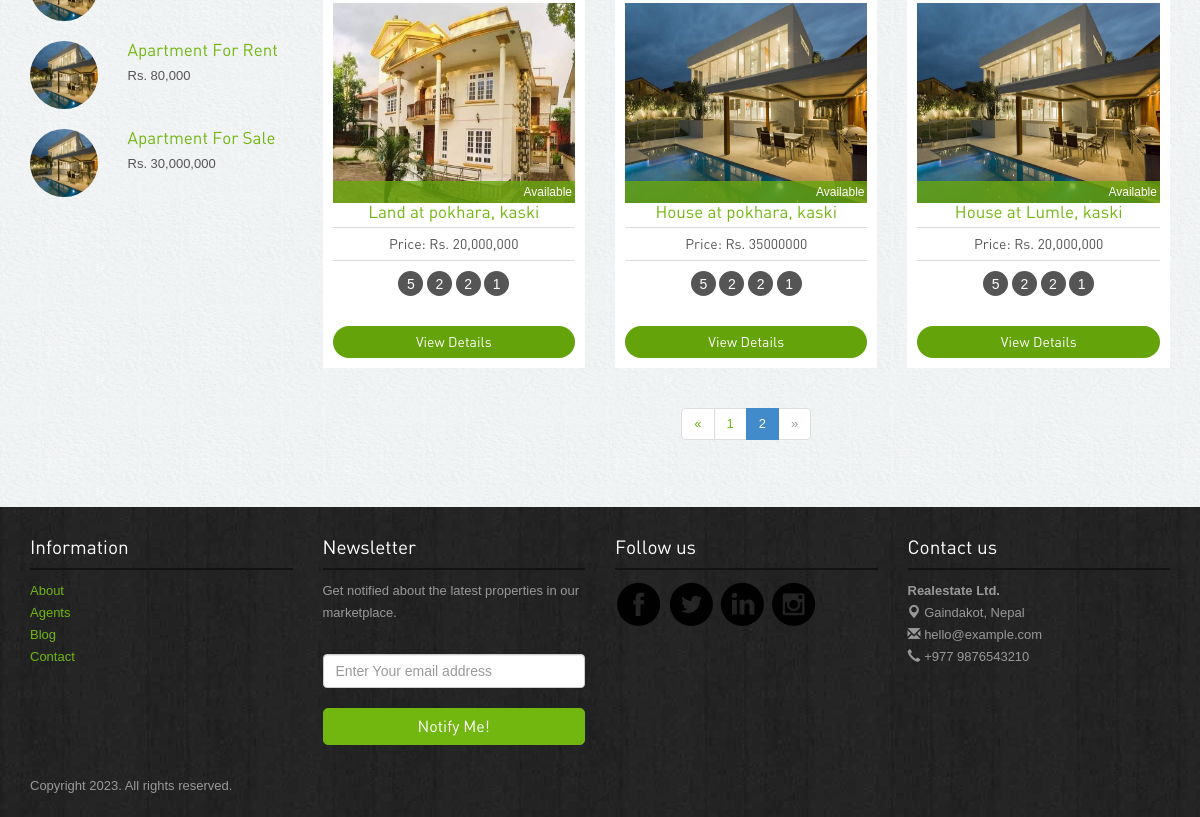
Before: /buy/?page=2 (lower part) with the older database file.
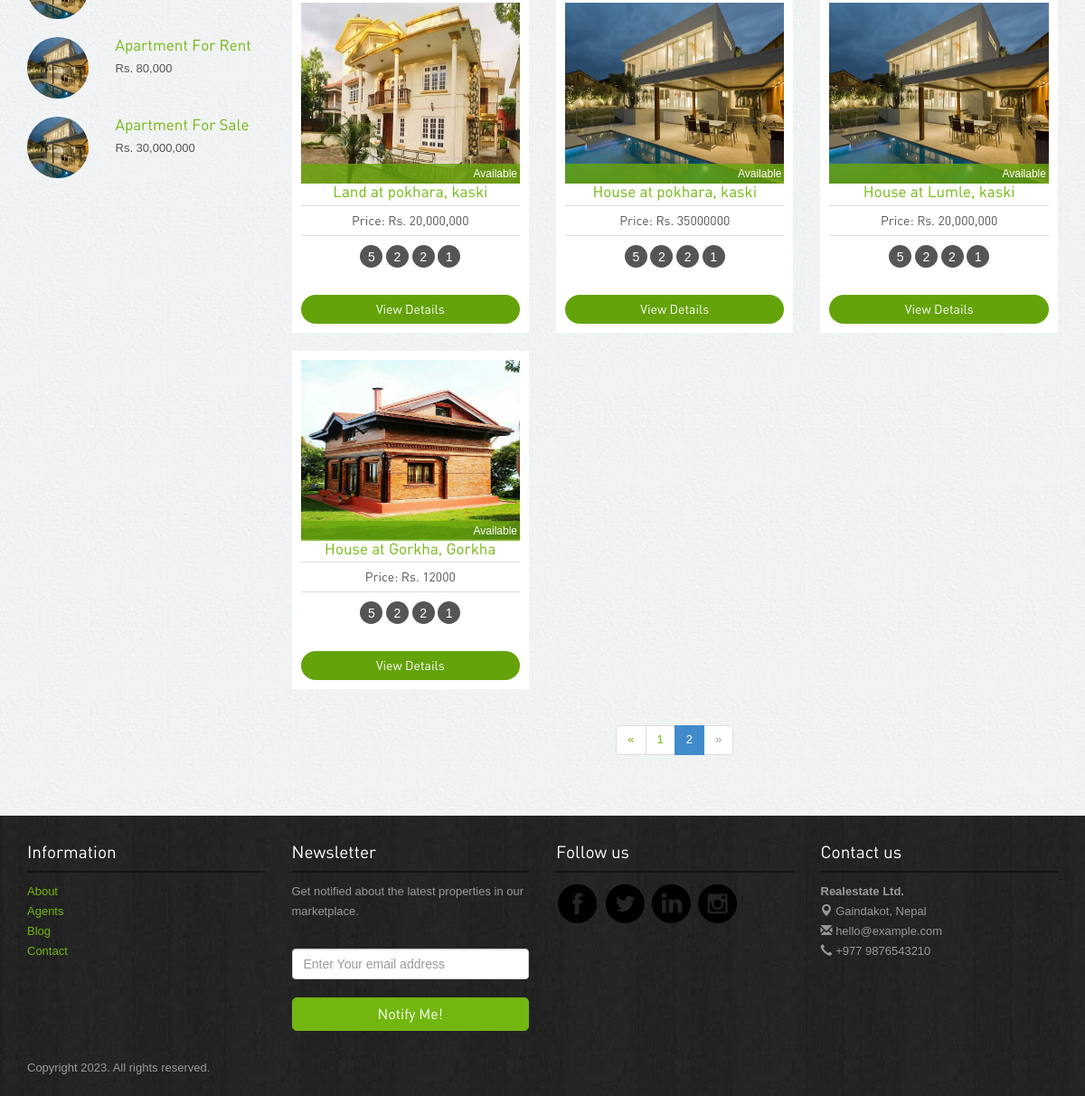
After: the same page with the newer database file.
### app/models.py (models this page shows)
class Property(models.Model):
    STATUS_CHOICES = [
        ("Select", "Select"),
        ("Available", "Available"),
        ("Rented", "Rented"),
        ("Sold", "Sold"),
    ]
    TYPE_CHOICES = [
        ("House", "House"),
        ("Land", "Land"),
        ("Apartment", "Apartment"),
        ("Commercial", "Commercial"),
    ]
    FOR_CHOICES = [
        ("Buyer", "Buyer"),
        ("Renter", "Renter"),
    ]
    FEATURED_CHOICES = [
        ("Y", "Yes"),
        ("N", "No"),
    ]
    property_type = models.CharField(
        max_length=100, choices=TYPE_CHOICES, default="select"
    )
    property_for = models.CharField(
        max_length=20, choices=FOR_CHOICES, default="select"
    )
    flat_number = models.CharField(max_length=5, blank=True)
    bedrooms = models.CharField(max_length=5, blank=True)
    bathrooms = models.CharField(max_length=5, blank=True)
    living_rooms = models.CharField(max_length=5, blank=True)
    kitchens = models.CharField(max_length=5, blank=True)
    total_rooms = models.CharField(max_length=5, blank=True)
    parking = models.CharField(max_length=15, blank=True)
    built_year = models.CharField(max_length=5, blank=True)
    built_area = models.CharField(max_length=20, blank=True)
    road_size = models.CharField(max_length=20, blank=True)
    land_area = models.CharField(max_length=20, blank=True)
    type = models.CharField(max_length=20, blank=True)
    facing_direction = models.CharField(max_length=20, blank=True)
    price = models.CharField(max_length=20, blank=True)
    price_per_unit = models.CharField(max_length=15, blank=True)
    description = models.TextField(blank=True)
    province = models.CharField(max_length=15, blank=True)
    city = models.CharField(max_length=50)
    district = models.CharField(max_length=50, blank=True)
    zip_code = models.CharField(max_length=20)
    municipality = models.CharField(max_length=20, blank=True)
    ward_no = models.CharField(max_length=5, blank=True)
    tole = models.CharField(max_length=30, blank=True)
    status = models.CharField(max_length=20, choices=STATUS_CHOICES, default="")
    featured = models.BooleanField(default=False)
    image = models.ImageField(
        upload_to=image_validations,
        blank=True,
    )
    image_side = models.ImageField(
        upload_to=image_validations,
        blank=True,
    )
    image_extra = models.ImageField(
        upload_to=image_validations,
        blank=True,
    )
    image_extra2 = models.ImageField(
        upload_to=image_validations,
        blank=True,
    )
    def __str__(self):
        return f"{self.property_type} at {self.city}, {self.district}"

### app/views.py (the view)
# urls.py: path("buy/", views.buypage, name="buy"),
def buypage(request):
    properties = Property.objects.filter(property_for="Buyer")
    paginator = Paginator(properties, 9)  # Show 9 properties per page
    page_number = request.GET.get("page")
    page_obj = paginator.get_page(page_number)
    context = {"page_obj": page_obj}
    return render(request, "buy.html", context)

### templates/buy.html (shortened to what this page needs)
{% extends 'home.html' %}
{% load static %}
{% block content %}
<div class="container">
  <div class="properties-listing spacer">
    <div class="row">
      <div class="col-lg-3 col-sm-4 ">
        <div class="hot-properties hidden-xs">
          <div class="row">
            <div class="col-lg-4 col-sm-5"><img src="{% static 'images/properties/1.jpg' %}"
                class="img-responsive img-circle" alt="properties"></div>
          </div>
          <div class="row">
            <div class="col-lg-4 col-sm-5"><img src="{% static 'images/properties/1.jpg' %}"
                class="img-responsive img-circle" alt="properties"></div>
            <div class="col-lg-8 col-sm-7">
              <h5><a href="#">Apartment For Rent</a></h5>
              <p class="price">Rs. 80,000</p>
            </div>
          </div>
          <div class="row">
            <div class="col-lg-4 col-sm-5"><img src="{% static 'images/properties/1.jpg' %}"
                class="img-responsive img-circle" alt="properties"></div>
            <div class="col-lg-8 col-sm-7">
              <h5><a href="#">Apartment For Sale</a></h5>
              <p class="price">Rs. 30,000,000</p>
            </div>
          </div>
        </div>
      </div>
      <div class="col-lg-9 col-sm-8">
        <div class="row">
          {% for property in page_obj %}
          <div class="col-lg-4 col-sm-6">
            <div class="properties">
              <div class="image-holder"><img src="{{property.image.url}}" class="img-responsive" alt="properties"
                  style="width: 250px; height:200px;">
                <div class=" status sold">{{property.status}}</div>
              </div>
              <h5><a href="{% url 'property-details' 'buy' property.pk %}">{{property}}</a></h5>
              <p class="price">Price: Rs. {{property.price}}</p>
              <div class="listing-detail"><span data-toggle="tooltip" data-placement="bottom"
                  data-original-title="Bed Room">5</span> <span data-toggle="tooltip" data-placement="bottom"
                  data-original-title="Living Room">2</span> <span data-toggle="tooltip" data-placement="bottom"
                  data-original-title="Parking">2</span> <span data-toggle="tooltip" data-placement="bottom"
                  data-original-title="Kitchen">1</span> </div>
              <a class="btn btn-primary" href="{% url 'property-details' 'buy' property.pk %}">View Details</a>
            </div>
          </div>
          {% endfor %}
        </div>
        <div class="center">
          <ul class="pagination">
            {% if page_obj.has_previous %}
            <li><a href="?page={{ page_obj.previous_page_number }}">«</a></li>
            {% else %}
            <li class="disabled"><span>«</span></li>
            {% endif %}
            {% for page in page_obj.paginator.page_range %}
            {% if page_obj.number == page %}
            <li class="active"><span>{{ page }}</span></li>
            {% else %}
            <li><a href="?page={{ page }}">{{ page }}</a></li>
            {% endif %}
            {% endfor %}
            {% if page_obj.has_next %}
            <li><a href="?page={{ page_obj.next_page_number }}">»</a></li>
            {% else %}
            <li class="disabled"><span>»</span></li>
            {% endif %}
          </ul>
        </div>
      </div>
    </div>
  </div>
</div>
{% endblock %}

### templates/home.html (shortened to what this page needs)
{% extends 'index.html' %}
{% load static %}

### templates/index.html (shortened to what this page needs)
<!DOCTYPE html>
<html lang="en">
{% load static %}
<head>
  <link rel="stylesheet" href="{% static 'assets/bootstrap/css/bootstrap.css' %}" />
  <link rel="stylesheet" href="{% static 'assets/style.css' %}" />
  <link rel="stylesheet" href="https://cdnjs.cloudflare.com/ajax/libs/dropzone/5.9.3/dropzone.min.css" />
  <link rel="stylesheet" href="{% static 'assets/owl-carousel/owl.carousel.css' %}">
  <link rel="stylesheet" href="{% static 'assets/owl-carousel/owl.theme.css' %}">
  <link rel="stylesheet" type="text/css" href="{% static 'assets/slitslider/css/style.css' %}" />
  <link rel="stylesheet" type="text/css" href="{% static 'assets/slitslider/css/custom.css' %}" />
</head>
<body>
  {% block content %}{% endblock %}
  {% block footer %}
  <div class="footer">
    <div class="container">
      <div class="row">
        <div class="col-lg-3 col-sm-3">
          <h4>Information</h4>
          <ul class="row">
            <li class="col-lg-12 col-sm-12 col-xs-3"><a href="{% url 'about' %}">About</a></li>
            <li class="col-lg-12 col-sm-12 col-xs-3"><a href="{% url 'agents' %}">Agents</a></li>
            <li class="col-lg-12 col-sm-12 col-xs-3"><a href="{% url 'blog' %}">Blog</a></li>
            <li class="col-lg-12 col-sm-12 col-xs-3"><a href="{% url 'contact' %}">Contact</a></li>
          </ul>
        </div>
        <div class="col-lg-3 col-sm-3">
          <h4>Newsletter</h4>
          <p>Get notified about the latest properties in our marketplace.</p>
          <form class="form-inline" role="form">
            <input type="text" placeholder="Enter Your email address" class="form-control">
            <button class="btn btn-success" type="button">Notify Me!</button>
          </form>
        </div>
        <div class="col-lg-3 col-sm-3">
          <h4>Follow us</h4>
          <a href="https://www.facebook.com/sandeepsharmag35" target="_blank"><img
              src="{% static 'images/facebook.png' %}" alt="facebook"></a>
          <a href="https://twitter.com/slayrant/" target="_blank"><img src="{% static 'images/twitter.png' %}"
              alt="twitter"></a>
          <a href="#"><img src="{% static 'images/linkedin.png' %}" target="_blank" alt="linkedin"></a>
          <a href="https://instagram.com/sandip.slayrant/" target="_blank"><img
              src="{% static 'images/instagram.png' %}" alt="instagram"></a>
        </div>
        <div class="col-lg-3 col-sm-3">
          <h4>Contact us</h4>
          <p><b>Realestate Ltd.</b><br>
            <span class="glyphicon glyphicon-map-marker"></span> Gaindakot, Nepal <br>
            <span class="glyphicon glyphicon-envelope"></span> hello@example.com<br>
            <span class="glyphicon glyphicon-earphone"></span> +977 9876543210
          </p>
        </div>
      </div>
      <p class="copyright">Copyright 2023. All rights reserved. </p>
    </div>
  </div>
  {% endblock %}
</body>
</html>

### static/assets/style.css (style rules this page uses)
body { color:#555; font:normal 13px/22px Arial; background:url(../images/bgmain.png) #eee; }
h1,h2,h3,h4,h5 { font-weight:normal; font-family: din;margin: 0;padding: 0;color: #000 }
h4 { margin: 10px 0; font-size: 19px; }
h5 { margin: 0 0 5px 0; font-size: 17px; }
p { margin-bottom: 30px; }
a { color:#72b70f; text-decoration:none;outline: none; }
.spacer { margin-top: 40px;margin-bottom:40px; }
.center { text-align: center; }
select,input { outline: 0; margin-bottom: 20px; }
.btn { border-radius: 5px; font-family: din; outline: none; }
.btn-success { background: #72b70f;border:1px solid #72b70f;padding:6px 20px; font-size:16px; width: 100%; }
.btn-primary { background: #64a30a;border:none;width: 100%;border-radius: 20px; }
.properties-listing div.properties { padding: 10px; background-color: #fff;text-align: center; margin-bottom: 20px; }
.properties-listing div.properties .image-holder { position: relative; }
.properties-listing div.properties .status { position: absolute;bottom: 0;z-index: 100;display: block;width: 100%;color: #fff;padding:0 3px;text-align: right; font-size: 12px; }
.properties-listing div.properties p { margin-bottom: 10px; font-size: 14px;border-top: 1px solid #ddd;border-bottom: 1px solid #ddd;padding: 5px 0;font-family: din; }
.listing-detail { margin-bottom: 30px; }
.listing-detail span { color: #fff; width: 25px; height: 25px; background-color: #555;display: inline-block;border-radius:25px; text-align: center;line-height: 26px; font-size: 14px;cursor: crosshair; }
.status.sold { background:rgba(104,167,13,0.8); }
.hot-properties { margin-bottom: 50px; }
.hot-properties img { width: 68px; height: 68px; }
.hot-properties .row { margin-bottom: 20px; }
.hot-properties .row p { margin-bottom: 5px; }
.footer { background:url(../images/bg.jpg) #222; padding: 20px 0; color: #999; }
.footer h4 { color: #fff;border-bottom: 2px solid #131313;margin-bottom: 10px;padding-bottom: 10px; }
.footer ul { list-style: none;padding: 0; }
.footer p.copyright { margin: 30px 0 0 0; }

Changed rows visible on the page:
added Property: image (picture), status "Available", property_type+city+district "House at Gorkha, Gorkha", price "12000"
